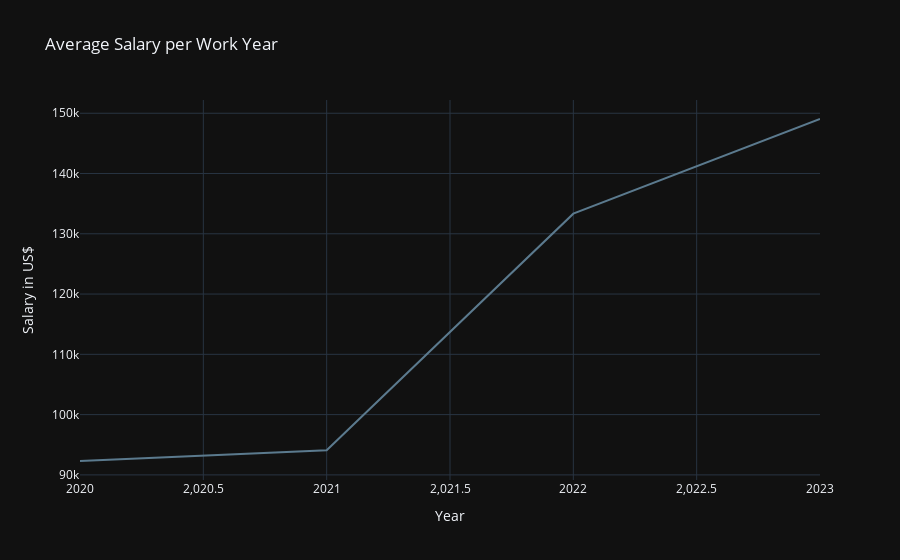

This figure's notebook cell:
### Markdown cell above
How has the average salary changed over time (work_year)?

### Code cell
average_salary_per_experience = df.groupby('work_year')['salary_in_usd'].mean().reset_index()
fig = px.line(average_salary_per_experience,x="work_year", y="salary_in_usd",title="Average Salary per Work Year",template="plotly_dark", color_discrete_sequence=['#5b7a8e'])
fig.update_xaxes(title_text="Year")
fig.update_yaxes(title_text="Salary in US$")

### Figure 1 — Plotly figure (JSON) as saved in the notebook; plotly's stock layout.template omitted (floating-point values rounded to 4 significant figures)
{"data": [{"hovertemplate": "work_year=%{x}<br>salary_in_usd=%{y}<extra></extra>", "legendgroup": "", "line": {"color": "#5b7a8e", "dash": "solid"}, "marker": {"symbol": "circle"}, "mode": "lines", "name": "", "orientation": "v", "showlegend": false, "type": "scatter", "x": [2020, 2021, 2022, 2023], "xaxis": "x", "y": [92300.0, 94090.0, 133300.0, 149000.0], "yaxis": "y"}], "layout": {"legend": {"tracegroupgap": 0}, "title": {"text": "Average Salary per Work Year"}, "xaxis": {"anchor": "y", "domain": [0, 1], "title": {"text": "Year"}}, "yaxis": {"anchor": "x", "domain": [0, 1], "title": {"text": "Salary in US$"}}}}
